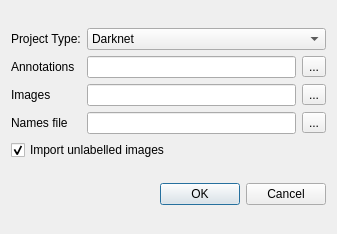
<?xml version="1.0" encoding="UTF-8"?>
<ui version="4.0">
 <class>ImportDialog</class>
 <widget class="QDialog" name="ImportDialog">
  <property name="geometry">
   <rect>
    <x>0</x>
    <y>0</y>
    <width>337</width>
    <height>234</height>
   </rect>
  </property>
  <property name="windowTitle">
   <string>Dialog</string>
  </property>
  <layout class="QVBoxLayout" name="verticalLayout">
   <item>
    <layout class="QGridLayout" name="gridLayout">
     <item row="4" column="0" colspan="2">
      <widget class="QCheckBox" name="importLabelledCheckbox">
       <property name="text">
        <string>Import unlabelled images</string>
       </property>
       <property name="checked">
        <bool>true</bool>
       </property>
      </widget>
     </item>
     <item row="1" column="0">
      <widget class="QLabel" name="AnnotationsLabel">
       <property name="text">
        <string>Annotations</string>
       </property>
      </widget>
     </item>
     <item row="1" column="2">
      <widget class="QToolButton" name="annotationPushButton">
       <property name="text">
        <string>...</string>
       </property>
      </widget>
     </item>
     <item row="2" column="1">
      <widget class="QLineEdit" name="inputListLineEdit">
       <property name="text">
        <string/>
       </property>
      </widget>
     </item>
     <item row="3" column="1">
      <widget class="QLineEdit" name="namesFileLineEdit">
       <property name="enabled">
        <bool>true</bool>
       </property>
      </widget>
     </item>
     <item row="1" column="1">
      <widget class="QLineEdit" name="annotationLineEdit"/>
     </item>
     <item row="0" column="1" colspan="2">
      <widget class="QComboBox" name="importSelectComboBox">
       <item>
        <property name="text">
         <string>Darknet</string>
        </property>
       </item>
       <item>
        <property name="text">
         <string>BirdsAI</string>
        </property>
       </item>
       <item>
        <property name="text">
         <string>MOT</string>
        </property>
       </item>
       <item>
        <property name="text">
         <string>Coco</string>
        </property>
       </item>
      </widget>
     </item>
     <item row="2" column="0">
      <widget class="QLabel" name="ImagesLabel">
       <property name="text">
        <string>Images</string>
       </property>
      </widget>
     </item>
     <item row="3" column="2">
      <widget class="QToolButton" name="namesFilePushButton">
       <property name="text">
        <string>...</string>
       </property>
      </widget>
     </item>
     <item row="3" column="0">
      <widget class="QLabel" name="label_4">
       <property name="text">
        <string>Names file</string>
       </property>
      </widget>
     </item>
     <item row="2" column="2">
      <widget class="QToolButton" name="inputListPushButton">
       <property name="text">
        <string>...</string>
       </property>
      </widget>
     </item>
     <item row="0" column="0">
      <widget class="QLabel" name="label">
       <property name="text">
        <string>Project Type:</string>
       </property>
      </widget>
     </item>
    </layout>
   </item>
   <item>
    <widget class="QDialogButtonBox" name="buttonBox">
     <property name="orientation">
      <enum>Qt::Horizontal</enum>
     </property>
     <property name="standardButtons">
      <set>QDialogButtonBox::Cancel|QDialogButtonBox::Ok</set>
     </property>
    </widget>
   </item>
  </layout>
 </widget>
 <resources/>
 <connections>
  <connection>
   <sender>buttonBox</sender>
   <signal>accepted()</signal>
   <receiver>ImportDialog</receiver>
   <slot>accept()</slot>
   <hints>
    <hint type="sourcelabel">
     <x>248</x>
     <y>254</y>
    </hint>
    <hint type="destinationlabel">
     <x>157</x>
     <y>274</y>
    </hint>
   </hints>
  </connection>
  <connection>
   <sender>buttonBox</sender>
   <signal>rejected()</signal>
   <receiver>ImportDialog</receiver>
   <slot>reject()</slot>
   <hints>
    <hint type="sourcelabel">
     <x>316</x>
     <y>260</y>
    </hint>
    <hint type="destinationlabel">
     <x>286</x>
     <y>274</y>
    </hint>
   </hints>
  </connection>
 </connections>
</ui>
